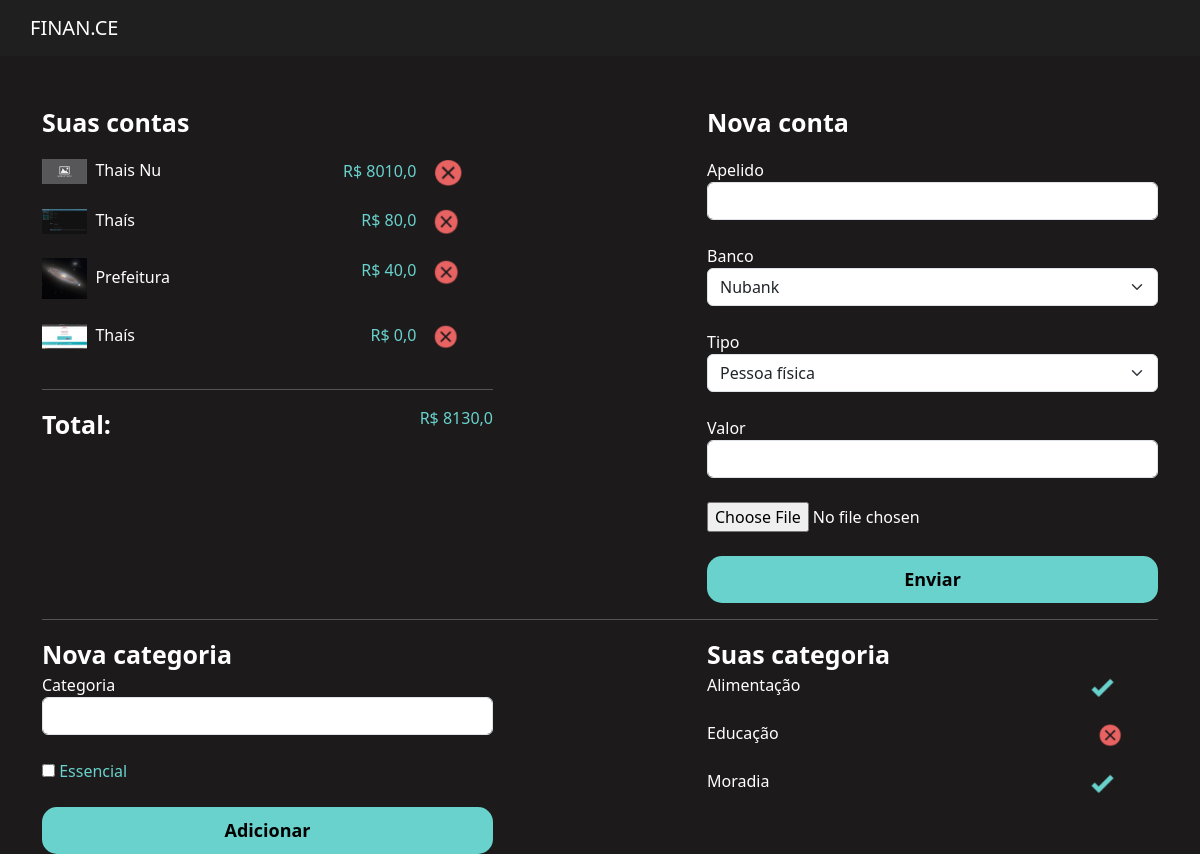
The page /perfil/gerenciar/ on the database its author committed.
### perfil/models.py (models this page shows, shortened)
class Conta(models.Model):
    banco_choices = (
        ('NU', 'Nubank'),
        ('CE', 'Caixa econômica'),
        ('IT', 'Itaú'),
        ('BD', 'Bradesco'),
        ('IR', 'Inter'),
        ('MP', 'Mercado Pago'),
        ('PP', 'Pic Pay'),
    )
    tipo_choices = (
        ('pf', 'Pessoa física'),
        ('pj', 'Pessoa jurídica'),
    )
    apelido = models.CharField(max_length=50)
    banco = models.CharField(max_length=2, choices=banco_choices)
    tipo = models.CharField(max_length=2, choices=tipo_choices)
    valor = models.FloatField()
    icone = models.ImageField(upload_to='icones')
    def __str__(self):
        return self.apelido

class Categoria(models.Model):
    categoria = models.CharField(max_length=50)
    essencial = models.BooleanField(default=False)
    valor_planejamento = models.FloatField(default=0)
    def __str__(self):
        return self.categoria

### perfil/views.py (the view)
# urls.py: path('gerenciar/', views.gerenciar, name="gerenciar"),
def gerenciar(request):
    contas = Conta.objects.all()
    categorias = Categoria.objects.all()
    total_contas = calcula_total(contas, 'valor')
    return render(request, 'gerenciar.html', {'contas': contas, 'total_contas': total_contas, 'categorias': categorias})

### perfil/utils.py (called while the page is built)
def calcula_total(obj, campo):
    total = 0
    for i in obj:
        total += getattr(i, campo)
    return total

### perfil/templates/gerenciar.html (shortened to what this page needs)
{% extends 'bases/base.html' %}
{% load static %}
{% block 'head' %}
    <link href="{% static 'perfil/css/home.css' %}" rel="stylesheet">
    <link href="{% static 'perfil/css/gerenciar.css' %}" rel="stylesheet">
{% endblock %}
{% block 'body' %}
    <br>
    <br>
    <div class="container">
        <div class="row">
            <div class="col-md-5">
                <p class="fonte-destaque">Suas contas</p>
                <div class="contas">
                {% for conta in contas %}
                    <div class="lista-contas-main">
                        <span><img width="10%" src="{{conta.icone.url}}">&nbsp&nbsp{{conta}}</span>
                        <span class="total-conta positivo">
                            R$ {{conta.valor}}&nbsp&nbsp&nbsp
                            <a href="/perfil/deletar_banco/{{conta.id}}">
                                <img src="{% static 'perfil/img/exit.png' %}"  width="20%">
                            </a>
                        </span>
                    </div>
                    <br>
                {% endfor %}
                </div>
                <hr>
                <span class="fonte-destaque">Total:</span>
                <span class="positivo total-conta font-destaque">R$ {{total_contas}}</span>
            </div>
            <div class="col-md-2"></div>
            <div class="col-md-5">
                <p class="fonte-destaque">Nova conta</p>
                <form action="{% url 'cadastrar_banco' %}" method="POST" enctype="multipart/form-data">  {% csrf_token %}
                    <label>Apelido</label>
                    <input type="text" name="apelido" class="form-control" placeholder="">
                    <br>
                    <label>Banco</label>
                    <select name="banco" class="form-select">
                        <option value="NU">Nubank</option>
                    </select>
                    <br>
                    <label>Tipo</label>
                    <select name="tipo" class="form-select">
                        <option value="pf">Pessoa física</option>
                    </select>
                    <br>
                    <label>Valor</label>
                    <input type="number" name="valor" class="form-control" placeholder="">
                    <br>
                    <input type="file" placeholder="Ícone" name="icone" required>
                    <br>
                    <br>
                    <input style="width: 100%" type="submit" class="botao-principal" value="Enviar">
                </form>
            </div>
        </div>
        <hr>
        <div class="row">
            <div class="col-md-5">
                <span class="fonte-destaque">Nova categoria</span>
                <form action="{% url 'cadastrar_categoria' %}" method="POST">  {% csrf_token %}
                    <label>Categoria</label>
                    <input type="text" name="categoria" class="form-control">
                    <br>
                    <input type="checkbox" name="essencial" value="essencial"><label class="positivo">&nbspEssencial</label>
                    <br>
                    <br>
                    <input style="width: 100%" type="submit" class="botao-principal" value="Adicionar">
                </form>
            </div>
            <div class="col-md-2">
            </div>
            <div class="col-md-5">
                <span class="fonte-destaque">Suas categoria</span>
                <br>
                <div class="contas">
                    {% for categoria in categorias %}
                        <div class="lista-contas-main">
                            <span>{{categoria}}</span>
                                <span class="total-conta"><a href="{% url 'update_categoria' categoria.id %}"><img src="{% if categoria.essencial %} {% static 'perfil/img/check.png' %}{% else %}{% static 'perfil/img/exit.png' %}{% endif %}"  width="40%"></a></span>
                        </div>
                        <br>
                    {% endfor %}
                </div>
            </div>
        </div>
    </div>
{% endblock %}

### templates/bases/base.html (shortened to what this page needs)
{% load static %}
<!doctype html>
<html lang="en">
  <head>
    <link href="{% static 'geral/css/base.css' %}" rel="stylesheet">
    <link href="https://cdn.jsdelivr.net/npm/bootstrap@5.3.0-alpha1/dist/css/bootstrap.min.css" rel="stylesheet">
    {% block 'head' %}{% endblock %}
  </head>
  <body>
    <nav class="navbar navbar-expand-lg navbar-dark" style="background-color: #201F1F;">
        <a class="navbar-brand" style="margin-left: 30px" href="{% url 'home'%}">FINAN.CE</a>
    </nav>
    {% block 'body' %}{% endblock %}
  </body>
</html>

### templates/static/geral/css/base.css (style rules this page uses)
body { background-color: #1C1A1A !important; color: white !important; }
:root { --main-color: #2B2B2B; --dark-color: #1C1A1A; --contrast-color: #69D2CD; --differential-color: #E96363; }

### templates/static/perfil/css/home.css (style rules this page uses)
.fonte-destaque { font-weight: bold; font-size: 25px; }
.total-conta { color: #B9F1D6; font-weight: 200; float: right; }
.botao-principal { text-decoration: none; color: black; font-weight: bold; font-size: 18px; padding: 10px; background-color: var(--contrast-color); text-align: center; border-radius: 15px; border: none; }
.positivo { color: var(--contrast-color); }

### rows shown on the page
Conta: icone (picture), apelido "Thais Nu", valor "8010,0"
Conta: icone (picture), apelido "Thaís", valor "80,0"
Conta: icone (picture), apelido "Prefeitura", valor "40,0"
Conta: icone (picture), apelido "Thaís", valor "0,0"
Categoria: categoria "Alimentação"
Categoria: categoria "Educação"
Categoria: categoria "Moradia"

### other values the page prints
{{ total_contas }} "8130,0"
